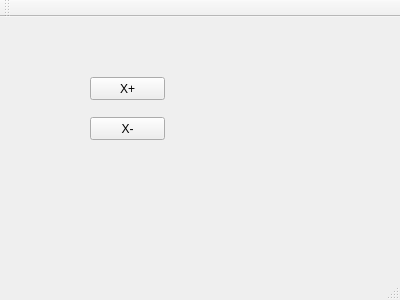
<?xml version="1.0" encoding="UTF-8"?>
<ui version="4.0">
 <class>MainWindow</class>
 <widget class="QMainWindow" name="MainWindow">
  <property name="geometry">
   <rect>
    <x>0</x>
    <y>0</y>
    <width>400</width>
    <height>300</height>
   </rect>
  </property>
  <property name="windowTitle">
   <string>MainWindow</string>
  </property>
  <widget class="QWidget" name="centralWidget">
   <widget class="QPushButton" name="btn_xpos">
    <property name="geometry">
     <rect>
      <x>90</x>
      <y>60</y>
      <width>75</width>
      <height>23</height>
     </rect>
    </property>
    <property name="text">
     <string>X+</string>
    </property>
   </widget>
   <widget class="QPushButton" name="btn_xneg">
    <property name="geometry">
     <rect>
      <x>90</x>
      <y>100</y>
      <width>75</width>
      <height>23</height>
     </rect>
    </property>
    <property name="text">
     <string>X-</string>
    </property>
   </widget>
  </widget>
  <widget class="QMenuBar" name="menuBar">
   <property name="geometry">
    <rect>
     <x>0</x>
     <y>0</y>
     <width>400</width>
     <height>21</height>
    </rect>
   </property>
  </widget>
  <widget class="QToolBar" name="mainToolBar">
   <attribute name="toolBarArea">
    <enum>TopToolBarArea</enum>
   </attribute>
   <attribute name="toolBarBreak">
    <bool>false</bool>
   </attribute>
  </widget>
  <widget class="QStatusBar" name="statusBar"/>
 </widget>
 <layoutdefault spacing="6" margin="11"/>
 <resources/>
 <connections/>
</ui>
